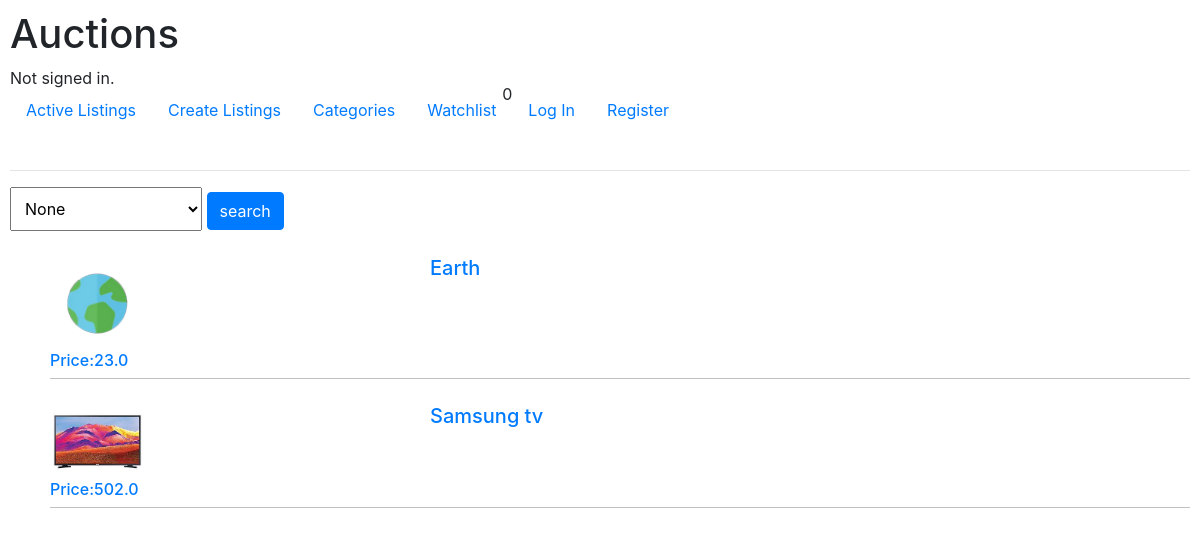
The page /categories on the database as committed earlier.
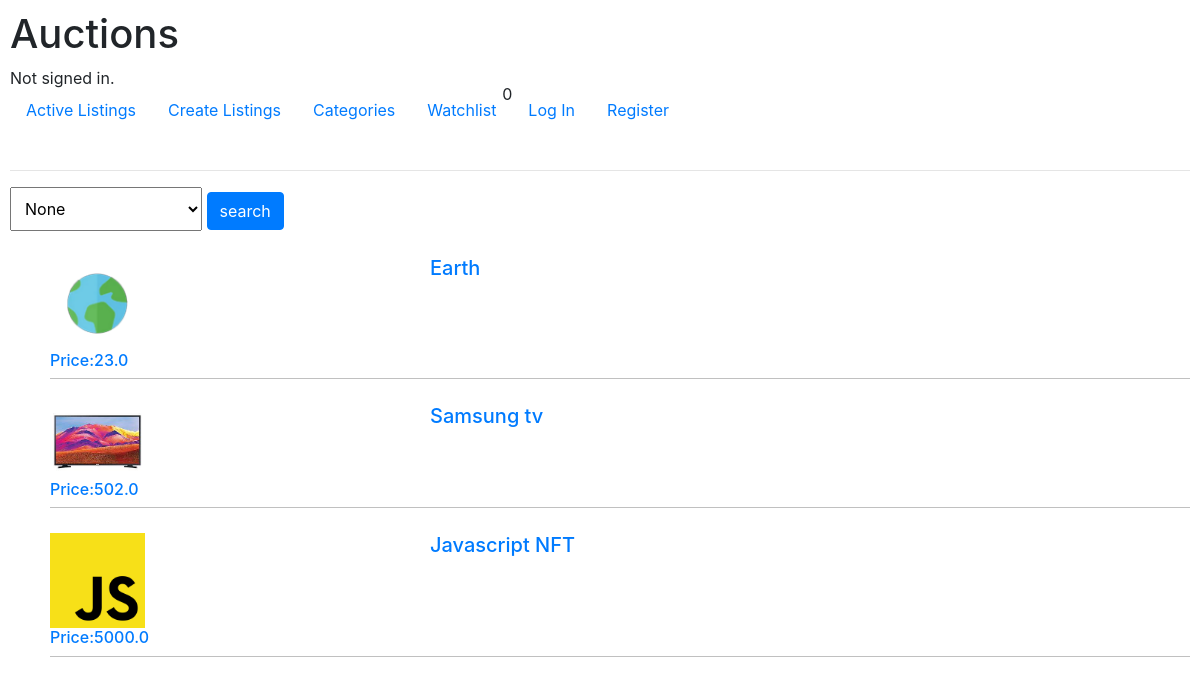
The same page on the database as committed later.
### auctions/models.py (models this page shows, shortened)
class Listing(models.Model):
    user = models.ForeignKey(User, on_delete=models.PROTECT, default='',  null=True )
    title = models.CharField(max_length=200)
    description = models.TextField()
    image = models.ImageField(upload_to='media/')
    price = models.FloatField()
    category = models.ForeignKey(Category,on_delete=models.CASCADE,default='',blank=True, null=True)
    watchers = models.ManyToManyField(User,blank=True,related_name="listings",default=None)
    is_active = models.BooleanField(default=True)

### auctions/views.py (the view)
# urls.py: path("categories", views.categories, name="categories"),
def categories(request):
    categories = list(Category.objects.all())
    listings = Listing.objects.all()
    if request.method == "POST":
        categoryform = request.POST['category']
        category = Category.objects.get(category=categoryform)
        listing = Listing.objects.filter(category=category)
        print(listing)
        return render(request, "auctions/categories.html", {
            "categories": categories,
            "listings": listing
        })
    else:
        return render(request, "auctions/categories.html", {
            "categories": categories,
            "listings": listings
        })

### auctions/models.py (called while the page is built)
    def __str__(self):
        return self.category

### auctions/templates/auctions/categories.html (shortened to what this page needs)
{% extends 'auctions/layout.html' %}
{% block body %}
<form action="{% url 'searchcategory' %}" method="post">
   <select name="category" id="" style="padding:10px;">
    {% for category in categories %}
        <option value="{{category}}"> {{category}}</option>
    {% endfor %}
   </select>
   <input class="btn btn-primary" type="submit" value="search">
</form>
<ul class="listings">
{% for listing in listings %}
<li class="listing">
    <a href="/{{listing.id}}">
    <div class="listing-info">
        <img src="{{MEDIA_URL}}{{listing.image}}" alt="" width="200px">
        <h5>{{listing.title}}</h5>
        <h6><span>Price:</span>{{listing.price}}</h6>
    </div>
    </a>
</li>
{% endfor %}
</ul>
{% endblock %}

Rows that differ between the two databases and show on the page:
added Listing: image (picture), title "Javascript NFT", price "5000.0"
